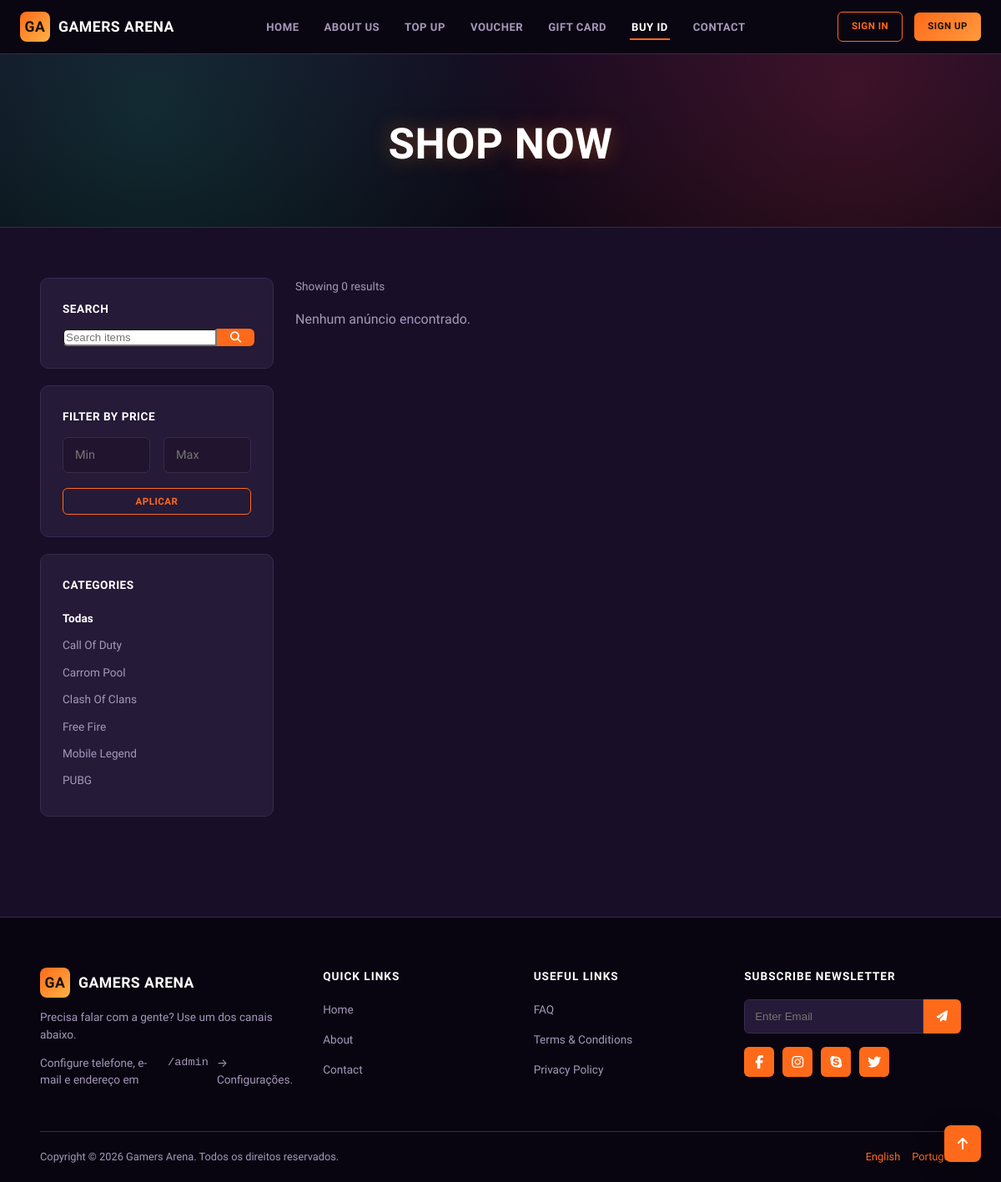
Screenshot of /pages/buy-id.php with the database file from the repository.
### tables this page shows
CREATE TABLE IF NOT EXISTS categories (
  id    INT UNSIGNED AUTO_INCREMENT PRIMARY KEY,
  name  VARCHAR(100) NOT NULL,
  slug  VARCHAR(100) NOT NULL UNIQUE
);

### includes/functions.php (called while the page is built, shortened)
<?php
function e(?string $value): string
{
    return htmlspecialchars($value ?? '', ENT_QUOTES, 'UTF-8');
}

### pages/buy-id.php (the view, shortened to what this page needs)
<?php
require_once __DIR__ . '/../includes/auth.php';
require __DIR__ . '/../includes/header.php';
$categories = $pdo->query('SELECT * FROM categories ORDER BY name')->fetchAll();
$categoryId = (int) ($_GET['category'] ?? 0);
$search     = trim($_GET['q'] ?? '');
$minPrice   = (float) ($_GET['min'] ?? 0);
$maxPrice   = (float) ($_GET['max'] ?? 0);
$sql = 'SELECT l.*, c.name AS category_name FROM listings l
        JOIN categories c ON c.id = l.category_id
        WHERE l.status = "active"';
$params = [];
$sql .= ' ORDER BY l.created_at DESC';
$stmt = $pdo->prepare($sql);
$stmt->execute($params);
$listings = $stmt->fetchAll();
?>
<section class="hero"><div class="container"><h1>SHOP NOW</h1></div></section>
<section class="section">
  <div class="container">
    <div class="shop-layout">
      <aside>
        <form method="get" action="">
        <div class="panel filter-box">
          <h4>Search</h4>
          <div class="search-box">
            <input type="text" name="q" value="<?= e($search) ?>" placeholder="Search items">
            <button type="submit"><i class="fa-solid fa-magnifying-glass"></i></button>
          </div>
        </div>
        <div class="panel filter-box">
          <h4>Filter By Price</h4>
          <div class="field-row">
            <div class="field"><input type="number" name="min" value="<?= $minPrice ?: '' ?>" placeholder="Min"></div>
            <div class="field"><input type="number" name="max" value="<?= $maxPrice ?: '' ?>" placeholder="Max"></div>
          </div>
          <button type="submit" class="btn btn-outline btn-sm btn-block">Aplicar</button>
        </div>
        <div class="panel filter-box">
          <h4>Categories</h4>
          <ul class="checkbox-list">
            <li><a href="?<?= http_build_query(['q' => $search]) ?>" style="<?= $categoryId === 0 ? 'color:#fff;font-weight:700' : '' ?>">Todas</a></li>
            <?php foreach ($categories as $c): ?>
            <li><a href="?<?= http_build_query(['q' => $search, 'category' => $c['id']]) ?>" style="<?= $categoryId === (int) $c['id'] ? 'color:#fff;font-weight:700' : '' ?>"><?= e($c['name']) ?></a></li>
            <?php endforeach; ?>
          </ul>
        </div>
        </form>
      </aside>
      <div>
        <div class="listing-toolbar">
          <span class="count">Showing <?= count($listings) ?> result<?= count($listings) === 1 ? '' : 's' ?></span>
        </div>
        <?php if (empty($listings)): ?>
          <p style="color:var(--text-dim)">Nenhum anúncio encontrado. <?= current_user() ? '<a href="' . base_url('pages/listing-new.php') . '" style="color:var(--accent)">Seja o primeiro a anunciar!</a>' : '' ?></p>
        <?php endif; ?>
      </div>
    </div>
  </div>
</section>
<?php require __DIR__ . '/../includes/footer.php'; ?>

### assets/css/style.css (style rules this page uses)
:root { --bg: #180e28; --bg-alt: #20142f; --panel: #251a37; --panel-2: #2c1f40; --border: #382a4d; --text: #e9e4f0; --text-dim: #a698bb; --accent: #ff6a1a; --accent-2: #ffb347; --teal: #17c497; --danger: #ff4d5e; --radius: 10px; --shadow: 0 10px 30px rgba(0,0,0,.35); }
* { box-sizing:border-box }
html { scroll-behavior:smooth }
body { margin:0; background:var(--bg); color:var(--text); font-family:'Rajdhani',-apple-system,Segoe UI,Roboto,sans-serif; font-size:16px; line-height:1.5; }
h1,h2,h3,h4,.brand,.nav-links a,.btn { font-family:'Orbitron',sans-serif;letter-spacing:.5px }
a { color:inherit;text-decoration:none }
ul { list-style:none;margin:0;padding:0 }
button { font-family:inherit;cursor:pointer }
.container { max-width:1360px;margin:0 auto;padding:0 24px }
.hero { position:relative;overflow:hidden;padding:70px 24px 60px; background: radial-gradient(circle at 15% 30%, rgba(23,196,151,.18), transparent 45%), radial-gradient(circle at 85% 20%, rgba(255,60,90,.18), transparent 45%), linear-gradient(180deg,#140a20,#0c0714); border-bottom:1px solid var(--border); text-align:center; }
.hero h1 { font-size:clamp(2rem,5vw,3.2rem);margin:0;color:#fff; text-shadow:0 0 24px rgba(255,122,26,.35); }
.btn { display:inline-flex;align-items:center;justify-content:center;gap:8px; padding:12px 26px;border-radius:6px;border:none;font-weight:800;font-size:.85rem; text-transform:uppercase;letter-spacing:.5px;transition:.2s; }
.btn-outline { background:transparent;border:1px solid var(--accent);color:var(--accent) }
.btn-block { width:100% }
.btn-sm { padding:8px 16px;font-size:.72rem }
.section { padding:60px 24px }
.panel { background:var(--panel);border:1px solid var(--border);border-radius:var(--radius);padding:26px }
.panel + .panel { margin-top:22px }
.field { margin-bottom:18px }
.field input,.field select,.field textarea { width:100%;background:var(--bg-alt);border:1px solid var(--border);border-radius:6px; padding:12px 14px;color:#fff;font-size:.9rem;font-family:inherit; }
.field-row { display:flex;gap:16px }
.field-row .field { flex:1 }
.shop-layout { display:grid;grid-template-columns:280px 1fr;gap:26px;align-items:start }
.filter-box + .filter-box { margin-top:20px }
.filter-box h4 { color:#fff;font-size:.85rem;text-transform:uppercase;margin:0 0 14px }
.search-box { display:flex }
.search-box input { border-radius:6px 0 0 6px }
.search-box button { background:var(--accent);border:none;color:#fff;padding:0 16px;border-radius:0 6px 6px 0 }
.checkbox-list li { display:flex;align-items:center;gap:8px;padding:6px 0;font-size:.85rem;color:var(--text-dim) }
.listing-toolbar { display:flex;justify-content:space-between;align-items:center;margin-bottom:18px;flex-wrap:wrap;gap:10px }
.listing-toolbar .count { color:var(--text-dim);font-size:.85rem }

### rows the page displays
categories: name "Call Of Duty"
categories: name "Carrom Pool"
categories: name "Clash Of Clans"
categories: name "Free Fire"
categories: name "Mobile Legend"
categories: name "PUBG"

### other values shown
setting('site_name', 'Gamers Arena') "GAMERS ARENA"
count($listings) "0"
setting('site_name', 'Gamers Arena') "Gamers Arena"
